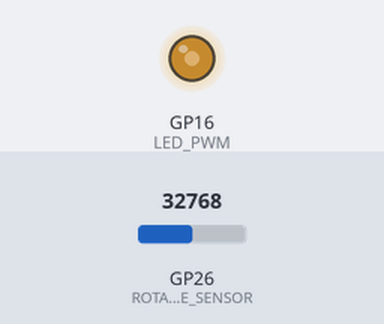
Simulated run of this program. Board: Raspberry Pi Pico running MicroPython. Parts: output pins drawn as LEDs (lit = HIGH). Inputs (shaded band) come from the test bench; at power-on: GP26 (ROTARY_ANGLE_SENSOR) = 32768 (analog values on the 0–65535 scale).

Above: at 1.2 s.
1.3 s: GP26 (ROTARY_ANGLE_SENSOR) set to 45874
At 1.7 s:
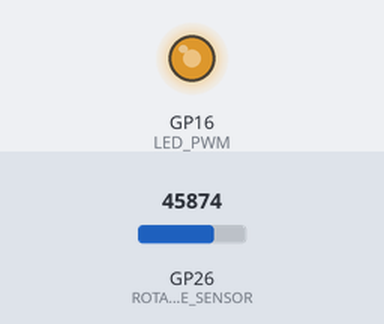
2.8 s: GP26 (ROTARY_ANGLE_SENSOR) set to 57670
At 4.0 s:
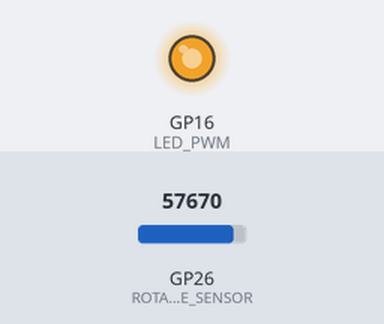
4.3 s: GP26 (ROTARY_ANGLE_SENSOR) set to 7864
At 5.2 s:
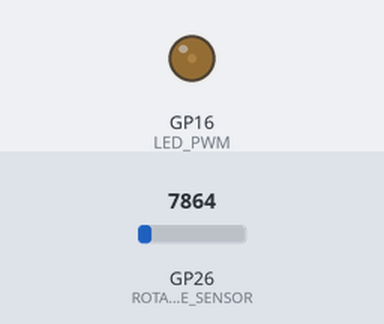
5.8 s: GP26 (ROTARY_ANGLE_SENSOR) set to 0
At 6.3 s:
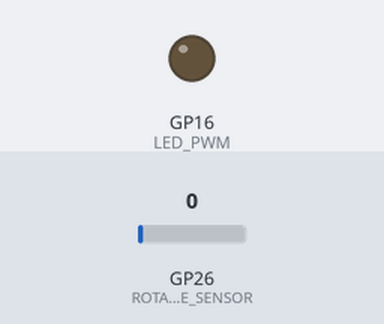
Timing chart, 0 to 8.3 s (numbered marks = the images above; inputs shaded):
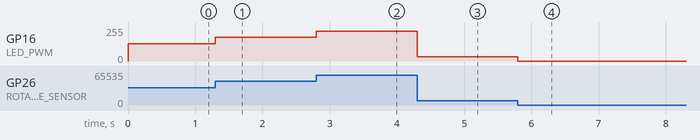

Measured:
- after the input at 1.3 s, GP16 (LED_PWM): 128/255 → 178/255 at once
- after the input at 2.8 s, GP16 (LED_PWM): 178/255 → 224/255 at once
- after the input at 4.3 s, GP16 (LED_PWM): 224/255 → 31/255 at once
- after the input at 5.8 s, GP16 (LED_PWM): 31/255 → 0/255 at once

The program:

4_Control_Led.py
```python
"""
Grove - Rotary Angle Sensor
Grove - Rotary Angle Sensor can change the resistance
value to achieve different output levels by rotating the
300-degree adjusting knob on the potentiometer. It has a
maximum resistance value of 10KΩ.
"""

# 导入必要的库
from machine import Pin, ADC, PWM

# 初始化旋转角度传感器和LED
ROTARY_ANGLE_SENSOR = ADC(0)  # 旋转角度传感器连接到A0
LED_PWM = PWM(Pin(16))        # LED连接到D18

# 设置PWM频率
LED_PWM.freq(500)

while True:
    # 读取旋转角度传感器的值
    val = ROTARY_ANGLE_SENSOR.read_u16()
    # 将读取值作为PWM占空比
    LED_PWM.duty_u16(val)
```
